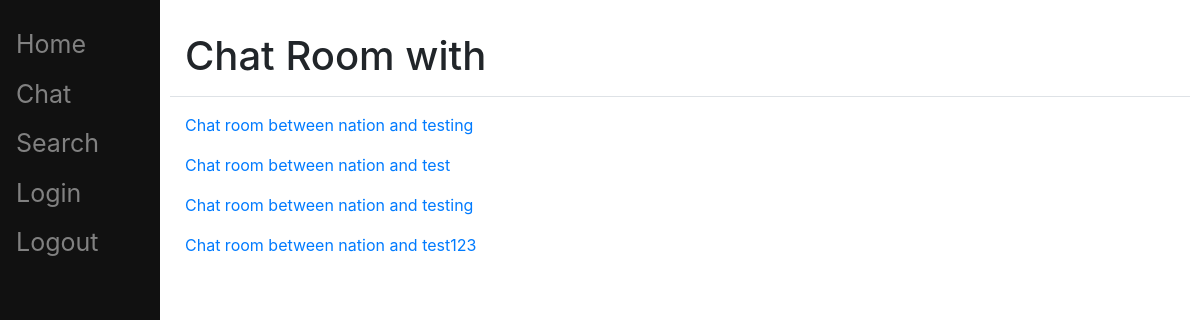
The page /chat/ (signed in) on the database as committed earlier.
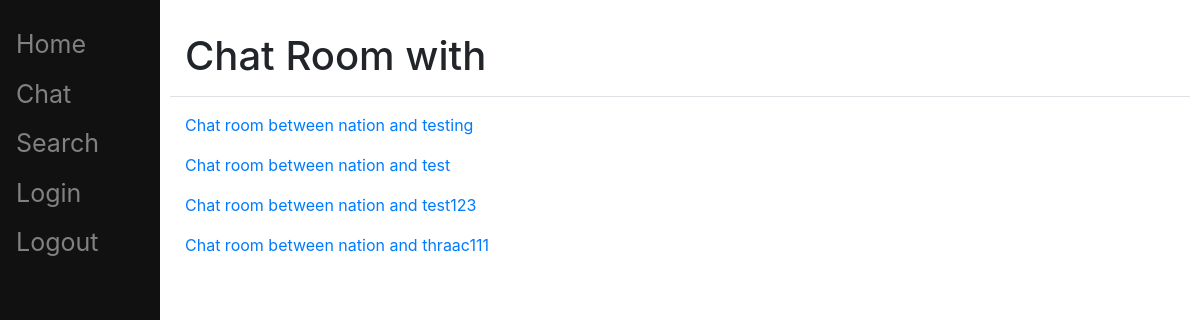
The same page on the database as committed later.
### chat/models.py (models this page shows, shortened)
class Thread(models.Model):
    first        = models.ForeignKey(settings.AUTH_USER_MODEL, on_delete=models.CASCADE, related_name='chat_thread_first')
    second       = models.ForeignKey(settings.AUTH_USER_MODEL, on_delete=models.CASCADE, related_name='chat_thread_second')
    updated      = models.DateTimeField(auto_now=True)
    timestamp    = models.DateTimeField(auto_now_add=True)
    objects      = ThreadManager()
    @property
    def roomname(self):
        roomname = f"Chat room between {self.first} and {self.second}\n"
        return roomname

### chat/views.py (the view)
# urls.py: path("", thread_list_view),
def thread_list_view(request, *args, **kwargs):
    template_name = 'chat/inbox.html'
    queryset = Thread.objects.by_user(request.user)
    context = {"object_list": queryset}
    return render(request, template_name, context)

### chat/models.py (called while the page is built)
    def by_user(self, user):
        qlookup = Q(first=user) | Q(second=user)
        qlookup2 = Q(first=user) & Q(second=user)
        qs = self.get_queryset().filter(qlookup).exclude(qlookup2).distinct()
        return qs

### chat/templates/chat/inbox.html
{% extends "base.html" %}
{% block content %}
{% for chat in object_list %}
    <ul>
        {% if user == chat.first %}
            <li><a href={{ chat.second }}>{{ chat.roomname }}</a></li>
        {% else %}
            <li><a href={{ chat.first }}>{{ chat.roomname }}</a></li>
        {% endif %}
    </ul>
{% endfor %}
{% endblock %}

### templates/base.html (shortened to what this page needs)
{% load static %}
<!DOCTYPE html>
<html lang="en">
<head>
    <link rel="stylesheet" type="text/css" href="{% static 'style.css' %}">
    <link rel="stylesheet" href="https://stackpath.bootstrapcdn.com/bootstrap/4.1.1/css/bootstrap.min.css">
</head>
<body>
    <div class="sidenav">
        <a href="/">Home</a>
        <a href="/chat">Chat</a>
        <a href="/">Search</a>
        <a href="/login">Login</a>
        <a href="/logout">Logout</a>
    </div>
    <div class="main">
        <div class='container'>
            <div class='row border-bottom my-3 py-3'>
                <div class='col'>
                    <h1 class='p-0 m-0'>Chat Room with {% if user != object.first %}{{ object.first }}{% else %}{{ object.second }}{% endif %}</h1>
                </div>
            </div>
            {% block content %}
            {% endblock %}
        </div>
    </div>
</body>
</html>

### static/style.css (style rules this page uses)
ul { list-style-type: none; margin: 0; padding: 0; }
.sidenav { height: 100%; width: 160px; position: fixed; z-index: 1; top: 0; left: 0; background-color: #111; overflow-x: hidden; padding-top: 20px; }
.sidenav a { padding: 6px 8px 6px 16px; text-decoration: none; font-size: 25px; color: #818181; display: block; }
.main { margin-left: 160px; padding: 0px 10px; }

Rows that differ between the two databases and show on the page:
removed Thread: roomname "Chat room between nation and testing"
added Thread: roomname "Chat room between nation and thraac111"
